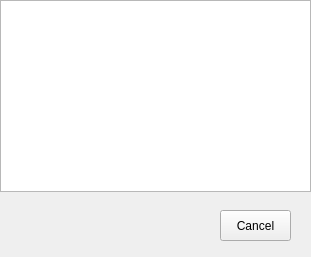
<?xml version="1.0" encoding="UTF-8"?>
<ui version="4.0">
 <class>Form</class>
 <widget class="QWidget" name="Form">
  <property name="geometry">
   <rect>
    <x>0</x>
    <y>0</y>
    <width>311</width>
    <height>257</height>
   </rect>
  </property>
  <property name="windowTitle">
   <string>Form</string>
  </property>
  <widget class="QListView" name="listView">
   <property name="geometry">
    <rect>
     <x>0</x>
     <y>0</y>
     <width>311</width>
     <height>192</height>
    </rect>
   </property>
  </widget>
  <widget class="QPushButton" name="pushButton">
   <property name="geometry">
    <rect>
     <x>220</x>
     <y>210</y>
     <width>71</width>
     <height>31</height>
    </rect>
   </property>
   <property name="text">
    <string>Cancel</string>
   </property>
  </widget>
 </widget>
 <resources/>
 <connections/>
</ui>
